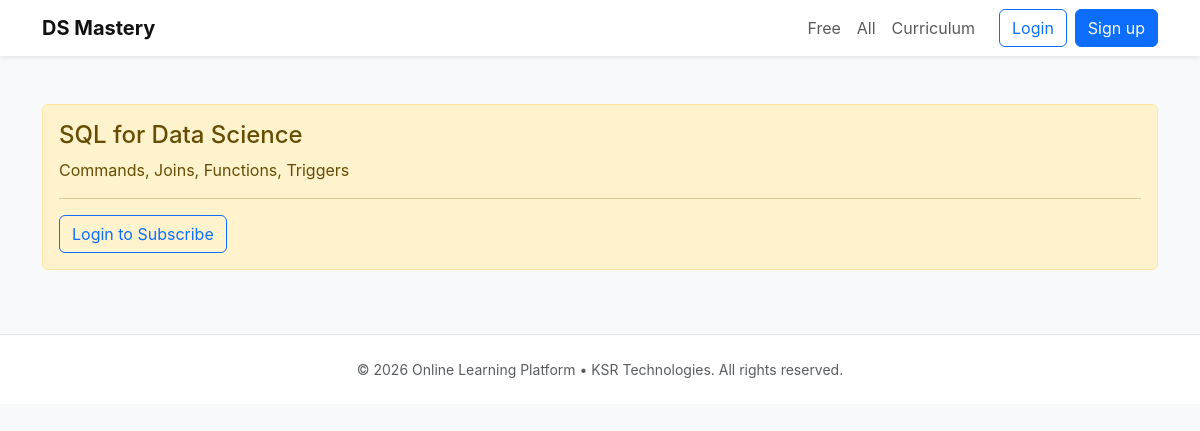
Page /module/Commands,Operators,Joins etc on the committed database.
### app/models.py (models this page shows)
class Module(db.Model):
    id = db.Column(db.Integer, primary_key=True)
    slug = db.Column(db.String(150), unique=True, nullable=False)
    title = db.Column(db.String(200), nullable=False)
    description = db.Column(db.Text)
    is_free = db.Column(db.Boolean, default=False)
    content_html = db.Column(db.Text)
    order = db.Column(db.Integer, default=0)
    lessons = db.relationship("Lesson", back_populates="module", cascade="all, delete-orphan")

### app/main.py (the view)
@main_bp.route("/module/<slug>")
def module_page(slug):
    module = Module.query.filter_by(slug=slug).first_or_404()
    if module.is_free:
        return render_template("module.html", module=module)
    if current_user.is_authenticated and current_user.has_active_subscription():
        return render_template("module.html", module=module)
    return render_template("locked_module.html", module=module)

### app/__init__.py (called while the page is built)
def create_app():
    app = Flask(
        __name__,
        template_folder="templates",
        static_folder="static"
    )
    app.config.from_object(Config)
    db.init_app(app)
    login_manager.init_app(app)
    migrate.init_app(app, db)
    login_manager.login_view = "auth.login"   # if route is /auth/login
    login_manager.login_message_category = "info"
    from .auth import auth_bp
    from .main import main_bp
    from .payments import payments_bp
    from .admin_ui import admin_bp
    app.register_blueprint(auth_bp)
    app.register_blueprint(main_bp)
    app.register_blueprint(payments_bp)
    app.register_blueprint(admin_bp)  # URL prefix is inside admin_bp
    @app.context_processor
    def inject_globals():
        from datetime import datetime
        return {
            "current_year": datetime.now().year
        }
    return app

### app/templates/locked_module.html
{% extends "base.html" %}
{% block content %}
<div class="row">
  <div class="col-12">
    <div class="alert alert-warning">
      <h4 class="alert-heading">{{ module.title }}</h4>
      <p>{{ module.description }}</p>
      <hr>
      {% if current_user.is_authenticated %}
        <a class="btn btn-primary" href="{{ url_for('payments.checkout', months=1) }}">Subscribe to Unlock</a>
      {% else %}
        <a class="btn btn-outline-primary" href="{{ url_for('auth.login') }}">Login to Subscribe</a>
      {% endif %}
    </div>
  </div>
</div>
{% endblock %}

### app/static/css/styles.css (style rules this page uses)
body { font-family: Inter, system-ui, -apple-system, "Segoe UI", Roboto, "Helvetica Neue", Arial; background: #f8f9fb; }

### rows in the picture
Module: title "SQL for Data Science", description "Commands, Joins, Functions, Triggers"
